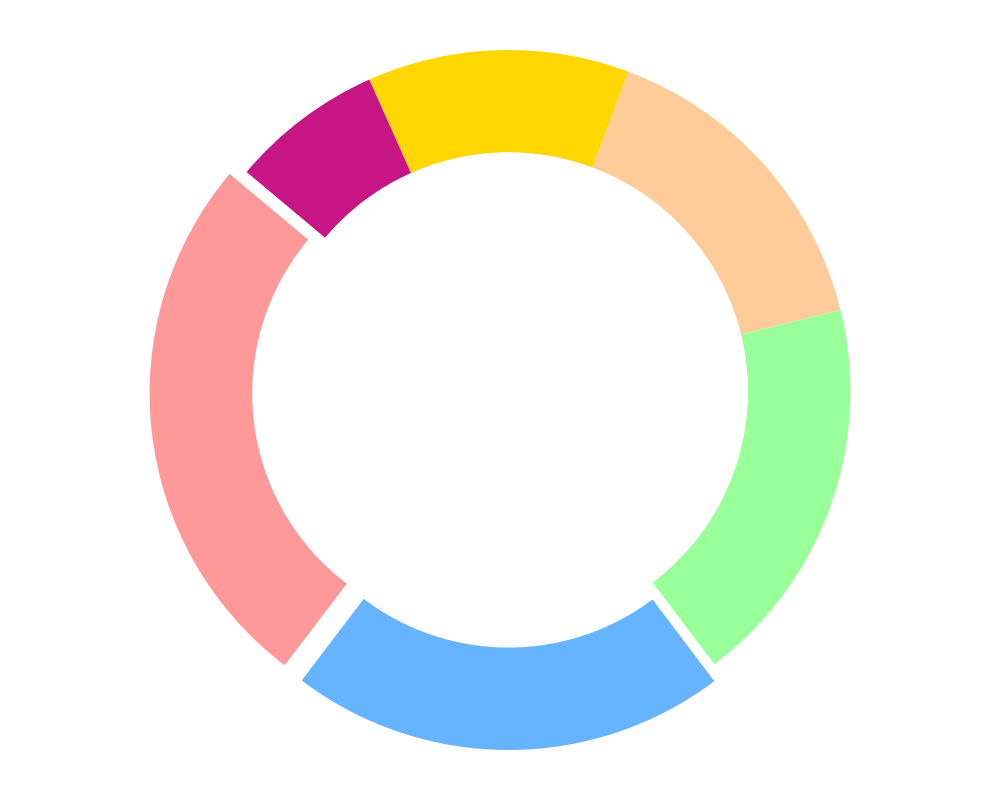

Write Python code to recreate this figure.
import matplotlib.pyplot as plt

percentages = [25, 20, 18, 15, 12, 7]
colors = ['#FF9999', '#66B3FF', '#99FF99', '#FFCC99', '#FFD700', '#C71585']

fig, ax = plt.subplots(figsize=(10, 8))
explode = (0.05, 0.05, 0, 0, 0, 0)

ax.pie(percentages, startangle=140, colors=colors, pctdistance=0.85,
       wedgeprops=dict(width=0.3), explode=explode)

centre_circle = plt.Circle((0, 0), 0.70, fc='white')
fig.gca().add_artist(centre_circle)

plt.axis('equal')
plt.tight_layout()

plt.show()
